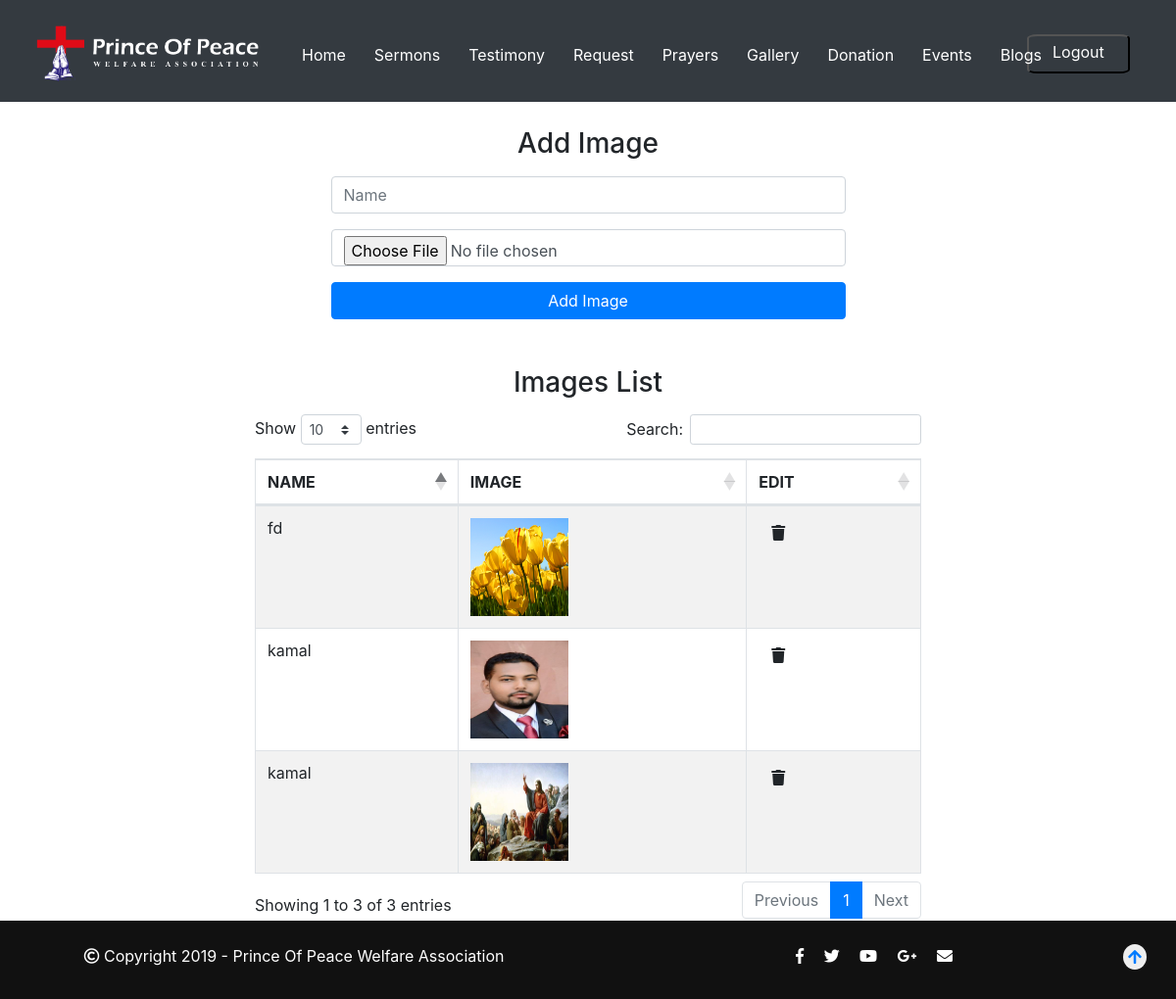
Before: /admin/index.php?pg=gallery (signed in) with the older database file.
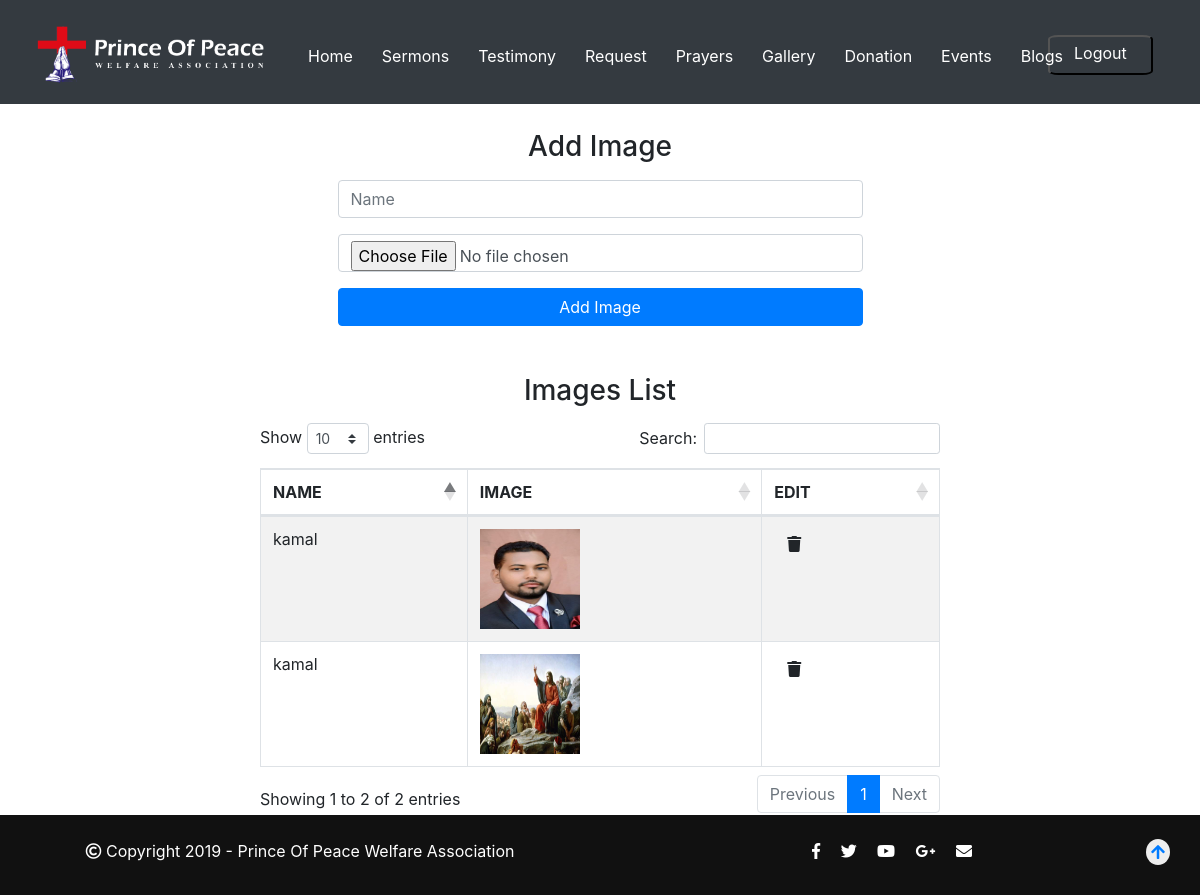
After: the same page with the newer database file.
### tables this page shows
CREATE TABLE `gallery` (
  `id` int(11) NOT NULL,
  `name` varchar(50) NOT NULL,
  `image` varchar(50) NOT NULL
);

### admin/include/functions.php (called while the page is built, shortened)
<?php
	function selectdata($col,$tbname)
	{
		$selectqry="select $col from $tbname ";
		$result=mysqli_query($GLOBALS['con'],$selectqry) or die(mysqli_error($GLOBALS['con']));
	return $result;
	}
?>

### admin/pages/gallery.php (the view, shortened to what this page needs)
<div class="container">
<div class="row">
<div class="col-md-3">
</div>
<div class="col-md-6">
<h3 class="text-center mt-5 mb-3">Add Image</h3>
<form method="post" enctype="multipart/form-data" >
<div class="form-group">
<input type="text" name="name" placeholder="Name" required="required" class="form-control">
</div>
<div class="form-group">
<input type="file" name="fileToUpload" class="form-control ">
</div>
<input type="submit" name="addimg" value="Add Image" class="btn btn-block btn-primary">
</form>
</div>
<div class="col-md-3">
</div>
</div>
</div>
<div class="container">
<div class="row mt-3">
<div class="col-md-8 offset-2">
<h3 class="text-center mt-3 mb-3">Images List</h3>
<table id="example" class="table table-striped table-bordered" style="width:100%">
<thead>
<tr>
<th>NAME</th>
<th>IMAGE</th>
<th>EDIT</th>
</tr>
</thead>
<tbody>
<?php
$result=selectdata("*","gallery");
while($row=mysqli_fetch_assoc($result))
	{
?>
<tr>
<td><?php  echo $row['name']; ?></td>
<td><img src="../assets/img/gallery/<?php echo $row['image'];  ?>" height="100px" width="100px;"></td>
<td>
<form>
<button type="submit"  name = "delete_image"  class="btn"><i class="fa fa-trash"></i></button>
</form>
</td>
</tr>
<?php
}
?>
</tbody>
</table>
</div>
</div>
</div>

### admin/index.php (shortened to what this page needs)
<html>
<head>
<link rel="stylesheet" href="https://stackpath.bootstrapcdn.com/bootstrap/4.2.1/css/bootstrap.min.css">
<link rel="stylesheet" href="https://use.fontawesome.com/releases/v5.6.3/css/all.css">
<link href="../assets/css/custom/owl.carousel.min.css" rel="stylesheet">
<link href="https://cdn.datatables.net/1.10.19/css/dataTables.bootstrap4.min.css" rel="stylesheet">
<link href="../assets/css/custom/style.css" rel="stylesheet">
</head>
<body>
<?php ob_start();
include 'include/functions.php';
	include 'include/header.php';
	if(isset($_GET['pg']))
	{
	switch($_GET['pg']){
		case 'gallery':
		include 'pages/gallery.php';
		break;
	}
}
	else
	{
		include 'pages/home.php';
	}
		include 'include/footer.php';
?>
</body>
</html>

### admin/include/header.php (shortened to what this page needs)
<div class="row bg-dark fixed-top" id="firstRow">
	<div class="col-md-10 col-xs-12">
	<nav class="navbar navbar-expand-md navbar-dark ">
<a class="navbar-brand" href="#">
    		<img src="../assets/img/red-banner.png" alt="Logo" class="pt-2" style="width:240px;">
  	</a>
	<div class="collapse navbar-collapse" id="collapsibleNavbar">
    <ul class="navbar-nav nav_marginleft_list mt-2 ml-auto" id="nav-top">
      <li class="nav-item">
        <a class="nav-link" href="index.php?pg=welcome">Home</a>
      </li>
      <li class="nav-item">
        <a class="nav-link" href="index.php?pg=sermons">Sermons</a>
      </li>
      <li class="nav-item">
        <a class="nav-link" href="index.php?pg=testimony">Testimony</a>
      </li>
      <li class="nav-item">
        <a class="nav-link" href="index.php?pg=request">Request</a>
      </li>
      <li class="nav-item">
        <a class="nav-link" href="index.php?pg=prayers">Prayers</a>
      </li>
      <li class="nav-item">
        <a class="nav-link" href="index.php?pg=gallery">Gallery</a>
      </li>
	      <li class="nav-item">
        <a class="nav-link" href="index.php?pg=donation">Donation</a>
      </li>
	      <li class="nav-item">
        <a class="nav-link" href="index.php?pg=event">Events</a>
      </li>
	      <li class="nav-item">
        <a class="nav-link" href="index.php?pg=blog">Blogs</a>
      </li>
    </ul>
  </div>
</nav>
</div>
<form method="post" class=" ml-5 ">
<input type="submit" class="bg-dark pt-1 pb-2 px-4 btn_look" name="logout" value="Logout">
</form>
 </div>

### admin/include/footer.php
<div class="row bgcolor6 text-center position-bottom" >
<div class="col-md-6 content mt-4 mb-3">
<p><i class="far fa-copyright"></i> Copyright 2019 - Prince Of Peace Welfare Association</p>
</div>
	<div class="col-md-6 float-right text-center d-none d-md-block mt-4 mb-3">
<a href="#"><i class="fab fa-facebook-f text-color1 mr-3"></i></a>
<a href="#"><i class="fab fa-twitter text-color1 mr-3"></i></a>
<a href="#"><i class="fab fa-youtube text-color1 mr-3"></i></a>
<a href="#"><i class="fab fa-google-plus-g text-color1 mr-3"></i></a>
<a href="#"><i class="fas fa-envelope text-color1 mr-3"></i></a>
    </div>
</div>
<div id="backTop">
<a href="#firstRow" class="scrollLink"><i class="fas fa-arrow-up "></i></a>
</div>

### assets/css/custom/style.css (style rules this page uses)
.text-color1 { color:#fff; }
.row { margin-left:0; margin-right:0; }
body { margin: 0; padding-top:82px; height:100%; }
.bgcolor6 { background-color:#111111; }
.btn { transition:0.5s ease; }
.content { color:#fff; }
#nav-top li { margin-left:13px; }
.nav_marginleft_list { margin-left:40px; margin-right:40px; }
.navbar-dark .nav-item .nav-link { color:#fff; }
.btn_look { color:#fff; border-radius:10%; margin-top:35px; }
#backTop { padding:5px; border-radius:50%; background-color:#eee; position:fixed; bottom:30px; right:30px; }
.fixed-top { position: fixed; top: 0; right: 0; left: 0; }
.position-bottom { position:relative; }
.position-bottom::after { content:''; position:absolute; bottom:0; left:0; right:0; }

Changed rows visible on the page:
removed gallery: name "fd", image (picture)
Other visible differences:
text written by a page script: "Show entries Search: Showing 1 to 3 of 3 entries Previous 1 Next" → "Show entries Search: Showing 1 to 2 of 2 entries Previous 1 Next"
